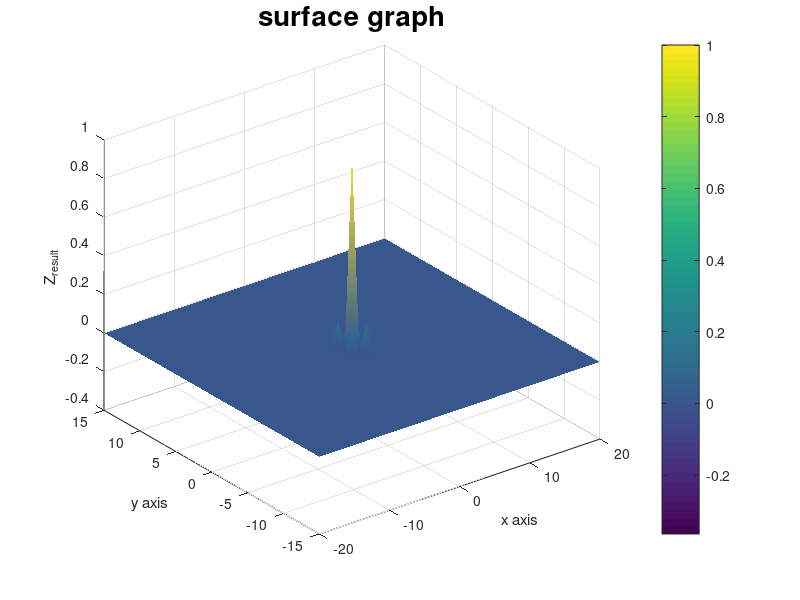

Here is the MATLAB script that generated this plot:
clear all;

x = -20:0.5:20;
y = -15:0.5:15;

[X, Y] = meshgrid(x,y);

Z = exp(-(X.^2+Y.^2)).*cos(3*X).*cos(3*Y);
surf(X, Y, Z);
shading interp;
colorbar;
xlabel('x axis');
ylabel('y axis');
zlabel('Z_{result}')
title('surface graph', 'fontsize', 20);

DATA=[y' Z];
DATA = [0 x; DATA];

dlmwrite('xyZ.csv', DATA, ',')
